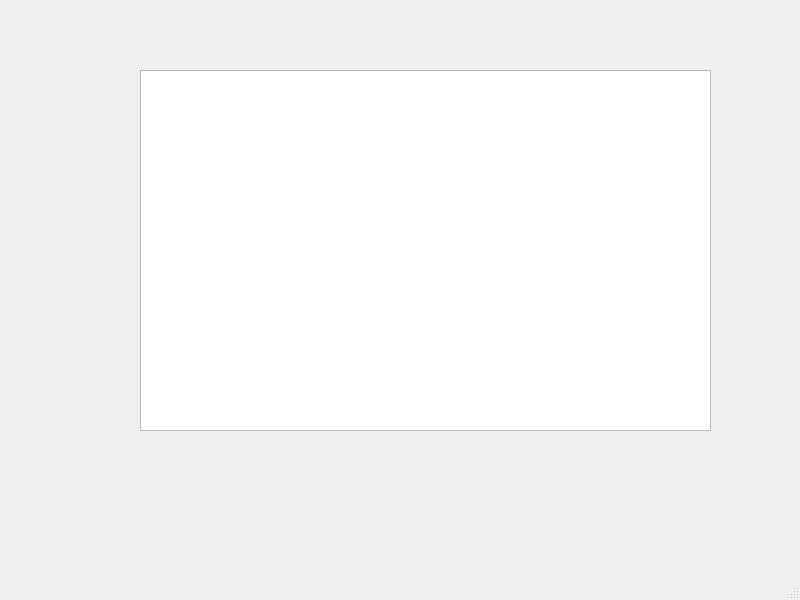
<?xml version="1.0" encoding="UTF-8"?>
<ui version="4.0">
 <class>MainWindow</class>
 <widget class="QMainWindow" name="MainWindow">
  <property name="geometry">
   <rect>
    <x>0</x>
    <y>0</y>
    <width>800</width>
    <height>600</height>
   </rect>
  </property>
  <property name="windowTitle">
   <string>MainWindow</string>
  </property>
  <widget class="QWidget" name="centralwidget">
   <widget class="QTableWidget" name="bmi_widget">
    <property name="geometry">
     <rect>
      <x>140</x>
      <y>70</y>
      <width>571</width>
      <height>361</height>
     </rect>
    </property>
   </widget>
  </widget>
  <widget class="QMenuBar" name="menubar">
   <property name="geometry">
    <rect>
     <x>0</x>
     <y>0</y>
     <width>800</width>
     <height>21</height>
    </rect>
   </property>
  </widget>
  <widget class="QStatusBar" name="statusbar"/>
 </widget>
 <resources/>
 <connections/>
</ui>
